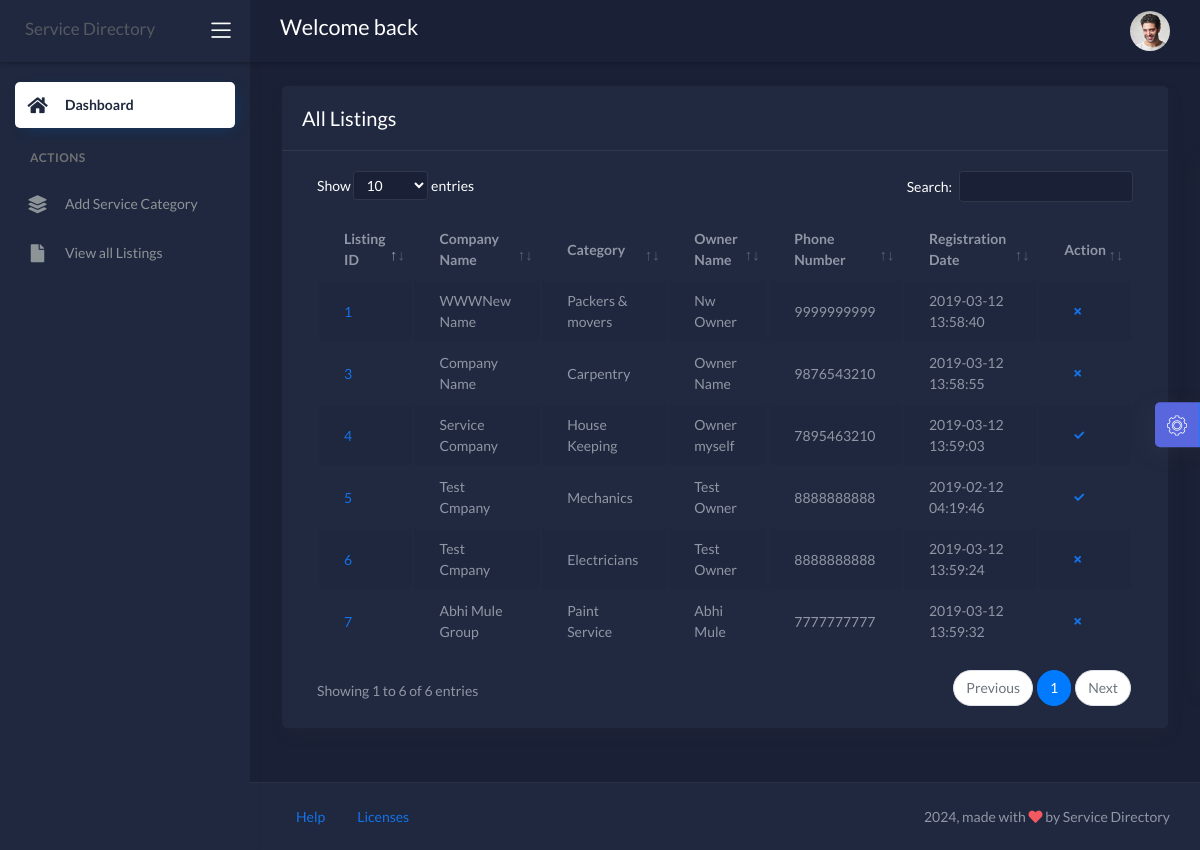
The page /admin/viewListings.php (signed in) on the database its author committed.
### tables this page shows
CREATE TABLE `listingmaster` (
  `id` int(11) NOT NULL,
  `userID` int(11) NOT NULL,
  `listingName` varchar(255) NOT NULL,
  `ownerName` varchar(255) NOT NULL,
  `category` varchar(255) NOT NULL,
  `address` varchar(255) NOT NULL,
  `phoneNumber` varchar(255) NOT NULL,
  `email` varchar(255) NOT NULL,
  `websiteLink` varchar(255) NOT NULL,
  `description` varchar(600) NOT NULL,
  `ammenities` varchar(255) NOT NULL,
  `workingTime` varchar(255) NOT NULL,
  `photoName` varchar(500) NOT NULL DEFAULT 'service.jpg',
  `rates` varchar(255) NOT NULL,
  `others` varchar(255) NOT NULL DEFAULT 'NA',
  `registered` varchar(50) NOT NULL,
  `status` int(11) NOT NULL DEFAULT '0',
  `views` int(11) NOT NULL DEFAULT '0',
  `entryDate` timestamp NOT NULL DEFAULT CURRENT_TIMESTAMP ON UPDATE CURRENT_TIMESTAMP
);

### admin/viewListings.php (the view, shortened to what this page needs)
<?php
include('include/config.php');
				?>
<!DOCTYPE html>
<html lang="en">
<head>
	<link rel="stylesheet" href="../assets/css/bootstrap.min.css">
	<link rel="stylesheet" href="../assets/css/atlantis.min.css">
	<link rel="stylesheet" href="../assets/css/demo.css">
</head>
<body data-background-color="dark">
	<div class="wrapper">
		<?php include("header.php");?>
		<?php include("sidebar.php");?>
		<div class="main-panel">
			<div class="content">
				<div class="page-inner">
					<div class="row">
						<div class="col-md-12">
							<div class="card">
								<div class="card-header">
									<h4 class="card-title">All Listings</h4>
								</div>
								<div class="card-body">
									<div class="table-responsive">
										<table id="basic-datatables" class="display table table-striped table-hover" >
											<thead>
												<tr>
													<th>Listing ID</th>
													<th>Company Name</th>
													<th>Category</th>
													<th>Owner Name</th>
													<th>Phone Number</th>
													<th>Registration Date</th>
													<th>Action</th>
												</tr>
											</thead>
											<tbody>
												<?php
													$que="select * from listingmaster";
													$res=$conn->query($que);
													while($row=$res->fetch_assoc())
													{ ?>
														<tr>
															<td><a href="../viewServiceDetails.php?iid=<?php echo $row['id'];?>"><?php echo $row['id'];?></a></td>
															<td><?php echo $row['listingName'];?></td>
															<td><?php echo $row['category'];?></td>
															<td><?php echo $row['ownerName'];?></td>
															<td><?php echo $row['phoneNumber'];?></td>
															<td><?php echo $row['entryDate'];?></td>
															<td>
																<?php
																if($row['status']=="0")
																{ ?>
																	<a href="viewListings.php?id=<?php echo $row['id']?>&a=1" class="btn btn-transparent btn-xs tooltips" tooltip-placement="top" tooltip="Allow"><i class="fa fa-check" style="size:7px"></i>
																</a>
																<?php }
																else
																{ ?>
																	<a href="viewListings.php?id=<?php echo $row['id']?>&a=10" class="btn btn-transparent btn-xs tooltips" tooltip-placement="top" tooltip="AllStaopow"><i class="fa fa-times" style="size:7px"></i>
																</a>
																<?php }
																?>
															</td>
														</tr>
													<?php }
												?>
											</tbody>
										</table>
									</div>
								</div>
							</div>
						</div>
					</div>
				</div>
			</div>
			<?php include("footer.php");?>
		</div>
		<?php include("settings.php");?>
	</div>
</body>
</html>

### rows shown on the page
listingmaster: id "1", listingName "WWWNew Name", category "Packers & movers", ownerName "Nw Owner", phoneNumber "9999999999", entryDate "2019-03-12 13:58:40"
listingmaster: id "3", listingName "Company Name", category "Carpentry", ownerName "Owner Name", phoneNumber "9876543210", entryDate "2019-03-12 13:58:55"
listingmaster: id "4", listingName "Service Company", category "House Keeping", ownerName "Owner myself", phoneNumber "7895463210", entryDate "2019-03-12 13:59:03"
listingmaster: id "5", listingName "Test Cmpany", category "Mechanics", ownerName "Test Owner", phoneNumber "8888888888", entryDate "2019-02-12 04:19:46"
listingmaster: id "6", listingName "Test Cmpany", category "Electricians", ownerName "Test Owner", phoneNumber "8888888888", entryDate "2019-03-12 13:59:24"
listingmaster: id "7", listingName "Abhi Mule Group", category "Paint Service", ownerName "Abhi Mule", phoneNumber "7777777777", entryDate "2019-03-12 13:59:32"
